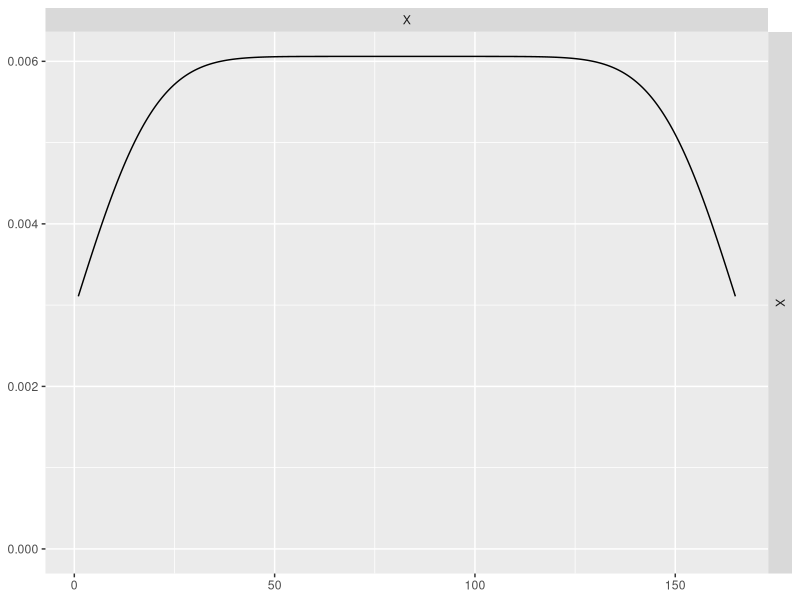
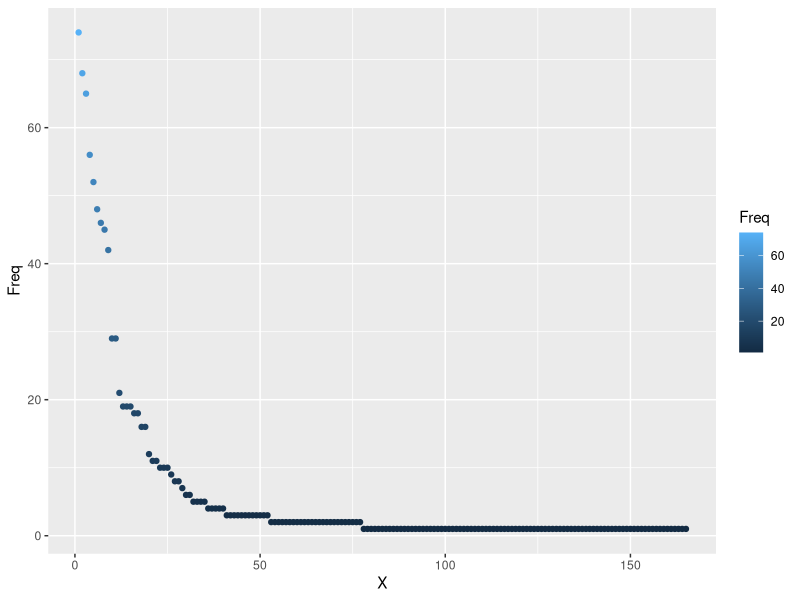

Generate these figures, in order, with R:
# ejemplo de knn con mas datos usando el DS "iris"
# bibliotecas
library(class)
library(datasets)
library(ggplot2)
library(GGally)
# cargar DS
data(iris)
ds_alergias_ordenadas <- read.csv("alergias_ordenadas.csv",sep=";")

ggpairs(ds_alergias_ordenadas,columns = (1))

ggplot(data = ds_alergias_ordenadas, aes(x = X, y = Freq, col = Freq)) +
  geom_point()